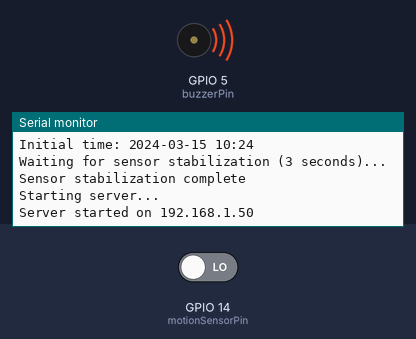
The sketch below on a simulated ESP8266 (NodeMCU). Parts: buzzer (waves = sounding, pin HIGH), the last lines printed to the serial monitor. The inputs (shaded band) are chosen by the test bench; at power-on: GPIO 14 (motionSensorPin) LOW. WiFi joins after 1.5 s; servers stay silent unless stated; network time is answered at once with the bench clock; uploads are accepted with an empty reply; the local clock reads 2024-03-15 10:24:30 at power-on unless the sketch sets it; EEPROM starts erased.

Above: at 6.8 s.
6.9 s: GPIO 14 (motionSensorPin) driven HIGH
At 8.3 s:
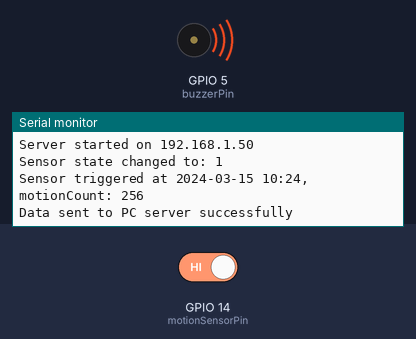
8.6 s: GPIO 14 (motionSensorPin) driven LOW
At 10.0 s:
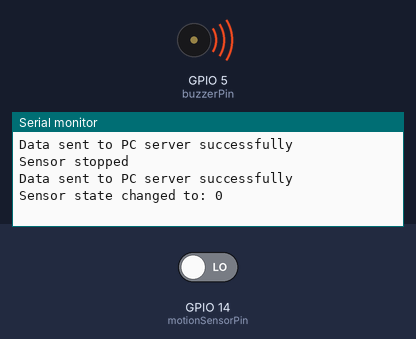

The sketch:

esp8266.ino
```cpp
#include <ESP8266WiFi.h>
#include <ESPAsyncWebServer.h>
#include <ArduinoJson.h>
#include <NTPClient.h>
#include <WiFiUdp.h>
#include <EEPROM.h>
#include <ESP8266HTTPClient.h>

const int motionSensorPin = 14;
const int buzzerPin = 5;
bool motionDetected = false;
bool buzzerEnabled = true;
bool wifiConnected = false;
unsigned long lastMotionChange = 0;
int motionCount = 0;
unsigned long lastBuzzerTest = 0;
bool isBuzzerTesting = false;
String lastMotionTime = "Немає даних";
int lastDay = -1;
bool lastBuzzerState = false;
bool prevMotionDetected = false;
int prevMotionCount = -1;
bool prevCurrentState = false;
unsigned long startTime = 0;
const long initDelay = 3000;

const char* ssid = "HomeNet_67";
const char* password = "12345678";

WiFiUDP ntpUDP;
NTPClient timeClient(ntpUDP, "pool.ntp.org", 10800, 60000);

const char* pcServerHost = "192.168.1.100";
const int pcServerPort = 5000;

AsyncWebServer server(80);

const char* htmlPage = R"rawliteral(
<!DOCTYPE html>
<html lang="uk">
<head>
  <meta charset="UTF-8">
  <meta name="viewport" content="width=device-width, initial-scale=1.0">
  <title>Резервний сервер</title>
  <style>
    body {
      font-family: Arial, sans-serif;
      background-color: #f0f0f0;
      text-align: center;
      margin-top: 50px;
    }
    h1 {
      color: #333;
    }
    p {
      font-size: 18px;
      margin: 10px 0;
    }
    button {
      padding: 10px 20px;
      margin: 5px;
      font-size: 16px;
      background-color: #4CAF50;
      color: white;
      border: none;
      cursor: pointer;
    }
    button:hover {
      background-color: #45a049;
    }
  </style>
</head>
<body>
  <h1>Резервний сервер</h1>
  <p id="serverStatus" style="display:none;">Основний сервер недоступний, використовується резервний</p>
  <p>Статус: <span id="motionStatus">Завантаження...</span></p>
  <p>Лічильник спрацьовувань: <span id="motionCount">Завантаження...</span></p>
  <p>Останнє спрацьовування: <span id="lastMotionTime">Завантаження...</span></p>
  <button onclick="toggleBuzzer()">Вимкнути зумер</button>
  <button onclick="testBuzzer()">Перевірити звук</button>
  <script>
    function checkMainServer() {
      fetch('/check-main-server')
        .then(response => response.json())
        .then(data => {
          if (data.redirect) window.location.href = data.redirect;
          else {
            document.getElementById('serverStatus').style.display = 'block';
            updateStatus();
            setInterval(updateStatus, 1000);
          }
        })
        .catch(() => {
          document.getElementById('serverStatus').style.display = 'block';
          updateStatus();
          setInterval(updateStatus, 1000);
        });
    }
    function updateStatus() {
      fetch('/status')
        .then(response => response.json())
        .then(data => {
          document.getElementById('motionStatus').textContent = data.motion ? 'Виявлено рух' : 'Немає руху';
          document.getElementById('motionCount').textContent = data.motionCount;
          document.getElementById('lastMotionTime').textContent = data.lastMotionTime || 'Немає даних';
        })
        .catch(() => {
          document.getElementById('motionStatus').textContent = 'Помилка';
          document.getElementById('motionCount').textContent = 'Помилка';
          document.getElementById('lastMotionTime').textContent = 'Помилка';
        });
    }
    function toggleBuzzer() {
      fetch('/toggle-buzzer', { method: 'POST' })
        .then(response => response.json())
        .then(data => {
          document.querySelector('button[onclick="toggleBuzzer()"]').textContent = data.buzzerEnabled ? 'Вимкнути зумер' : 'Увімкнути зумер';
        });
    }
    function testBuzzer() {
      fetch('/test-buzzer', { method: 'POST' });
    }
    checkMainServer();
  </script>
</body>
</html>
)rawliteral";

void connectToWiFi() {
  if (WiFi.status() != WL_CONNECTED && !wifiConnected) {
    Serial.println("Connecting to Wi-Fi...");
    WiFi.begin(ssid, password);
    unsigned long startAttemptTime = millis();
    while (WiFi.status() != WL_CONNECTED && millis() - startAttemptTime < 10000) delay(500);
    if (WiFi.status() == WL_CONNECTED) {
      Serial.println("Connected to Wi-Fi");
      Serial.println(WiFi.localIP());
      wifiConnected = true;
    } else {
      Serial.println("Failed to connect to Wi-Fi");
    }
  }
}

bool isMainServerAvailable() {
  WiFiClient client;
  if (!client.connect(pcServerHost, pcServerPort)) return false;
  client.print(String("GET /status HTTP/1.1\r\n") + "Host: " + pcServerHost + "\r\n" + "Connection: close\r\n\r\n");
  unsigned long timeout = millis();
  while (client.available() == 0 && millis() - timeout < 2000) {}
  while (client.available()) {
    if (client.readStringUntil('\r').indexOf("200 OK") != -1) {
      client.stop();
      return true;
    }
  }
  client.stop();
  return false;
}

String formatTime() {
  timeClient.update();
  time_t epochTime = timeClient.getEpochTime();
  struct tm *ptm = gmtime((time_t *)&epochTime);
  char formattedTime[20];
  sprintf(formattedTime, "%04d-%02d-%02d %02d:%02d", ptm->tm_year + 1900, ptm->tm_mon + 1, ptm->tm_mday, ptm->tm_hour, ptm->tm_min);
  return String(formattedTime);
}

bool isWorkingHours() {
  timeClient.update();
  return timeClient.getHours() >= 10 && timeClient.getHours() < 18;
}

void initEEPROM() {
  EEPROM.begin(512);
  motionCount = EEPROM.read(0);
  if (motionCount < 0 || motionCount > 1000) motionCount = 0;
  String storedTime = "";
  for (int i = 1; i <= 19; i++) {
    char c = (char)EEPROM.read(i);
    if (c == 0 || i == 19) break;
    storedTime += c;
  }
  lastMotionTime = storedTime.length() > 0 ? storedTime : "Немає даних";
  prevMotionCount = motionCount;
  delay(100);
}

void saveEEPROM() {
  EEPROM.write(0, motionCount);
  for (int i = 1; i <= 19; i++) {
    if (i - 1 < lastMotionTime.length()) EEPROM.write(i, lastMotionTime[i - 1]);
    else EEPROM.write(i, 0);
  }
  EEPROM.commit();
}

void sendDataToPC(bool motion, int count, String time, bool showSuccessMessage) {
  if (WiFi.status() != WL_CONNECTED) {
    Serial.println("Cannot send data: Wi-Fi not connected");
    return;
  }

  HTTPClient http;
  WiFiClient client;
  String url = String("http://") + pcServerHost + ":" + pcServerPort + "/status";
  http.begin(client, url);
  http.addHeader("Content-Type", "application/json");

  StaticJsonDocument<200> jsonDoc;
  jsonDoc["motion"] = motion;
  jsonDoc["motionCount"] = count;
  jsonDoc["lastMotionTime"] = time;
  String jsonData;
  serializeJson(jsonDoc, jsonData);

  int httpCode = http.POST(jsonData);
  if (httpCode > 0) {
    if (httpCode == HTTP_CODE_OK && showSuccessMessage) {
      Serial.println("Data sent to PC server successfully");
    }
  } else {
    Serial.println("Error on HTTP request to PC server");
  }
  http.end();
}

void setup() {
  pinMode(motionSensorPin, INPUT);
  pinMode(buzzerPin, OUTPUT);
  digitalWrite(buzzerPin, HIGH);
  Serial.begin(115200);
  delay(1000);
  initEEPROM();
  connectToWiFi();
  if (WiFi.status() != WL_CONNECTED) {
    Serial.println("Setup failed: No Wi-Fi connection");
    return;
  }
  timeClient.begin();
  timeClient.setTimeOffset(10800);
  timeClient.update();
  Serial.println("Initial time: " + formatTime());
  startTime = millis();
  Serial.println("Waiting for sensor stabilization (3 seconds)...");
  while (millis() - startTime < initDelay) delay(100);
  Serial.println("Sensor stabilization complete");
  server.on("/", HTTP_GET, [](AsyncWebServerRequest *request) {
    request->send(200, "text/html", htmlPage);
  });
  server.on("/status", HTTP_GET, [](AsyncWebServerRequest *request) {
    StaticJsonDocument<200> jsonDoc;
    jsonDoc["motion"] = motionDetected;
    jsonDoc["motionCount"] = motionCount;
    jsonDoc["lastMotionTime"] = lastMotionTime;
    String jsonResponse;
    serializeJson(jsonDoc, jsonResponse);
    request->send(200, "application/json", jsonResponse);
  });
  server.on("/toggle-buzzer", HTTP_POST, [](AsyncWebServerRequest *request) {
    buzzerEnabled = !buzzerEnabled;
    bool currentBuzzerState = isBuzzerTesting || (motionDetected && buzzerEnabled && !isWorkingHours());
    digitalWrite(buzzerPin, !currentBuzzerState ? HIGH : LOW);
    Serial.println("Buzzer toggled, new state: " + String(buzzerEnabled ? "Enabled" : "Disabled"));
    StaticJsonDocument<200> jsonDoc;
    jsonDoc["buzzerEnabled"] = buzzerEnabled;
    String jsonResponse;
    serializeJson(jsonDoc, jsonResponse);
    request->send(200, "application/json", jsonResponse);
  });
  server.on("/test-buzzer", HTTP_POST, [](AsyncWebServerRequest *request) {
    lastBuzzerTest = millis();
    isBuzzerTesting = true;
    digitalWrite(buzzerPin, LOW);
    Serial.println("Buzzer test started at " + formatTime());
    request->send(200, "text/plain", "Buzzer test started");
  });
  server.on("/check-main-server", HTTP_GET, [](AsyncWebServerRequest *request) {
    StaticJsonDocument<200> jsonDoc;
    jsonDoc["redirect"] = isMainServerAvailable() ? String("http://") + pcServerHost + ":" + pcServerPort : "";
    String jsonResponse;
    serializeJson(jsonDoc, jsonResponse);
    request->send(200, "application/json", jsonResponse);
  });
  Serial.println("Starting server...");
  server.begin();
  Serial.println(String("Server started on ") + WiFi.localIP().toString());
}

void loop() {
  if (WiFi.status() != WL_CONNECTED) {
    connectToWiFi();
    return;
  }

  timeClient.update();
  int currentDay = timeClient.getDay();
  int currentHour = timeClient.getHours();
  int currentMinute = timeClient.getMinutes();

  if (currentHour == 0 && currentMinute == 0 && lastDay != currentDay) {
    motionCount = 0;
    lastMotionTime = "Немає даних";
    lastDay = currentDay;
    saveEEPROM();
    Serial.println("Motion count and lastMotionTime reset at midnight");
  }

  bool currentState = digitalRead(motionSensorPin) == HIGH;
  if (currentState != prevCurrentState) {
    Serial.println("Sensor state changed to: " + String(currentState));
    prevCurrentState = currentState;
  }

  bool stableState = currentState;
  for (int i = 0; i < 3; i++) {
    delay(50);
    if (digitalRead(motionSensorPin) == HIGH != currentState) {
      stableState = false;
      break;
    }
  }

  if (stableState != motionDetected && millis() - lastMotionChange > 500 && millis() - startTime > initDelay) {
    motionDetected = stableState;
    lastMotionChange = millis();
    if (motionDetected != prevMotionDetected) {
      if (motionDetected) {
        motionCount++;
        lastMotionTime = formatTime();
        saveEEPROM();
        Serial.print("Sensor triggered at ");
        Serial.print(lastMotionTime);
        Serial.print(", motionCount: ");
        Serial.println(motionCount);
      } else {
        Serial.println("Sensor stopped");
      }
      sendDataToPC(motionDetected, motionCount, lastMotionTime, true);
      prevMotionDetected = motionDetected;
    }
  }

  bool currentBuzzerState = isBuzzerTesting || (motionDetected && buzzerEnabled && !isWorkingHours());
  if (currentBuzzerState != lastBuzzerState) {
    digitalWrite(buzzerPin, !currentBuzzerState ? HIGH : LOW);
    Serial.println(currentBuzzerState ? "Buzzer ON" : "Buzzer OFF");
    lastBuzzerState = currentBuzzerState;
  }

  if (isBuzzerTesting && millis() - lastBuzzerTest >= 2000) {
    digitalWrite(buzzerPin, HIGH);
    isBuzzerTesting = false;
    Serial.println("Buzzer test ended");
  }

  delay(300);
}
```

Measured:
- after the input at 6.9 s, the serial monitor: prints a new line after 0.09 s (image 1)
- after the input at 8.6 s, the serial monitor: prints a new line after 0.05 s (image 2)
